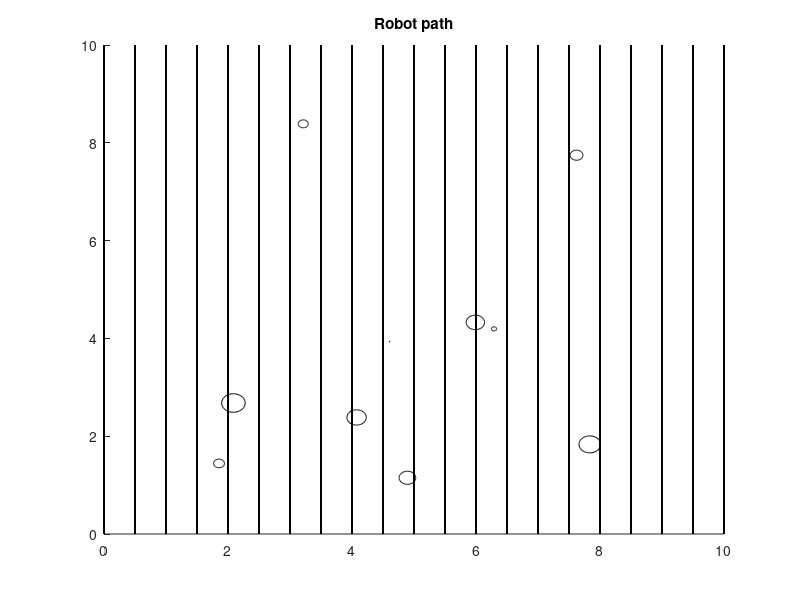

Recreate this plot in MATLAB.
clc
close all
clear all
w = 0.5;                    
radr = 0.125;                  
rad = 0.04*rand(10,1);
xrnd = 8*rand(10,1)+1;
yrnd = 8*rand(10,1)+1;
figure(1)
for i = 1:10
rectangle('Position',[xrnd(i)-sqrt(rad(i)),yrnd(i)-sqrt(rad(i)),2*sqrt(rad(i)),2*sqrt(rad(i))],'Curvature', [1 1]);
end
hold on
x = 0:0.5:10;
for i = 1:10
    if x(i) ~= (xrnd(i)+2.5*radr)||(xrnd(i)-2.5*radr)
     %ylim([0 10]);
     y = 0:0.5:10;
     plot([x; x], [zeros(1, length(x))*min(y); ones(1, length(x))*max(y)], 'Color', 'k')
     %plot(x,y);
    end
end
title('Robot path');
hold on;




